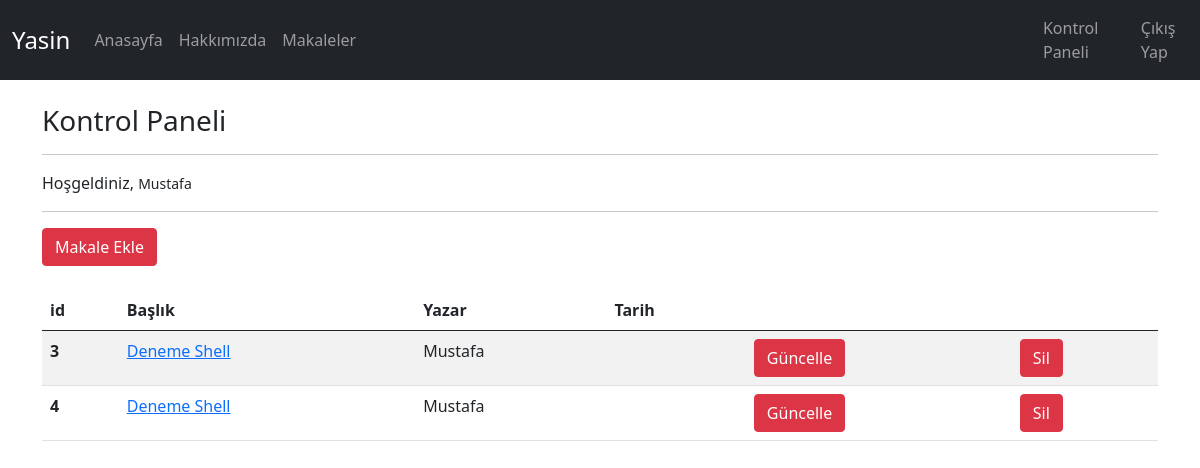
/dashboard (signed in), run on the app's committed database.
### article/models.py (models this page shows, shortened)
class Article(models.Model):  # sqlalcamy gibi model olustururuz tablo
    author = models.ForeignKey(
        "auth.User", on_delete=models.CASCADE, verbose_name="Yazar")
    title = models.CharField(max_length=50, verbose_name="Başlık")
    content = models.TextField(verbose_name="İçerik")  # text araeya benzer
    created_date = models.DateTimeField(
        auto_now_add=True, verbose_name="Oluşturulma tarihi")  # o anki tarihi olusturmayı yarar

### article/views.py (the view)
# urls.py: path("dashboard", dashboard, name="kontrol")
@login_required(login_url="user:login")
def dashboard(request):
    articles = Article.objects.filter(author=request.user)
    return render(request, "dasboard.html", {"articles": articles})

### Templates/dasboard.html
{% extends "layout.html" %}
{%block body %}
<br>
<h3>Kontrol Paneli</h3>
<hr>
<p>Hoşgeldiniz, <small>{{request.user.username}}</small></p>
<hr>
<a href="article/addarticle" class="btn btn-danger">Makale Ekle</a>
<br><br>
{%if articles%}
<table class="table table-hover table-striped">
    <thead class="thead-dark">
        <tr>
            <th scope="col">id</th>
            <th scope="col">Başlık</th>
            <th scope="col">Yazar</th>
            <th scope="col">Tarih</th>
            <th scope="col"></th>
            <th scope="col"></th>
        </tr>
    </thead>
    <tbody>
        {% for article in articles %}
        <tr>
            <th scope="row">{{article.id}}</th>
            <td><a href="article/detail/{{article.id}}">{{article.title}}</a></td>
            <td>{{article.author}}</td>
            <td>{{article.create_date}}</td>
            <td><a class="btn btn-danger" href="article/edit/{{article.id}}">Güncelle</a></td>
            <td><a class="btn btn-danger" href="article/delete/{{article.id}}">Sil</a></td>
        </tr>
        {%endfor%}
    </tbody>
</table>
{%else%}
<div class="alert alert-danger" role="alert">
    <h4 class="alert-heading">Uyarı!</h4>
    <p>Maalesef Makale bulunmuyor...</p>
    <hr>
</div>
{%endif%}
{%endblock%}

### Templates/layout.html (style rules this page uses)
body { padding-bottom: 40px; }

### data on the page
Article: id "3", title "Deneme Shell", author "Mustafa"
Article: id "4", title "Deneme Shell", author "Mustafa"

### other printed values
{{ request.user.username }} "Mustafa"
